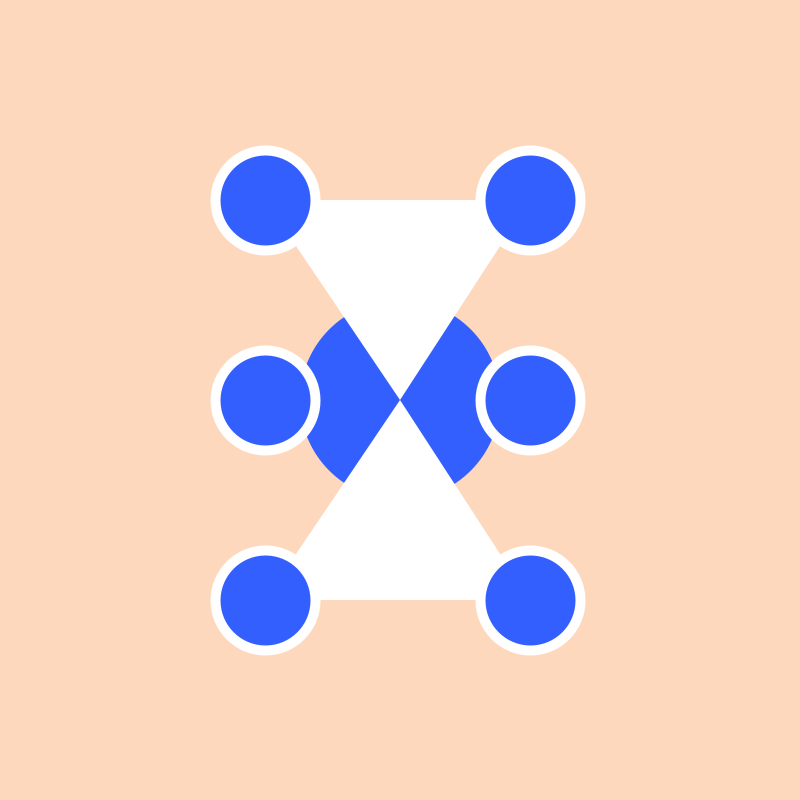
Frame 1 (no input)
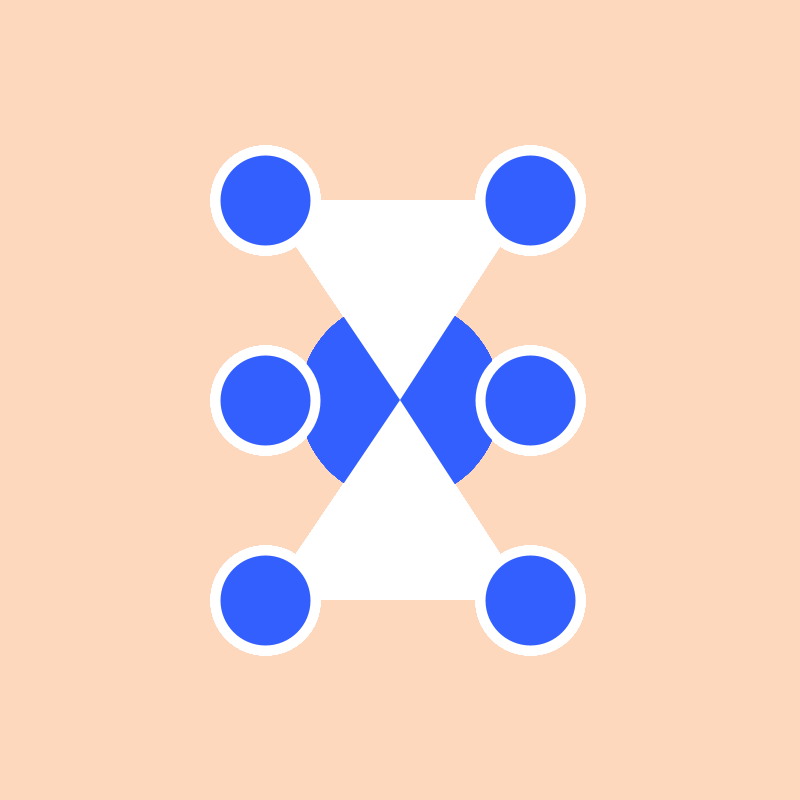
Frame 60 (the mouse pressed at the canvas centre just before this capture)
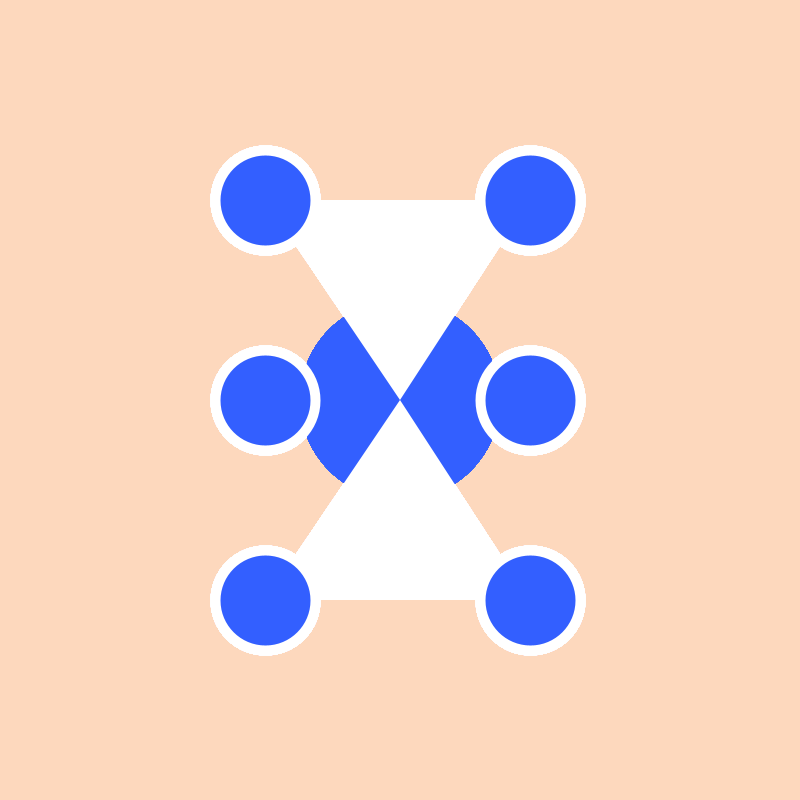
Frame 120 (the mouse held since frame 60 and released just before this capture)

The Processing sketch that drew these frames (run headless with seeded random() and noise(); from frame 60 on, the mouse is pressed at the canvas centre):

// Processing sketch: test_sketch
// ── test_sketch.pde
void setup() {

  size (800, 800);
  background (253, 216, 189);
}

void draw() {
  noStroke(); 
  fill (51, 95, 255); 
  ellipse (400, 400, 200, 200); 

  noStroke(); 
  fill(255); 
  triangle (265, 200, 530, 200, 400, 400); 


  triangle (265, 600, 530, 600, 400, 400); 



  fill (51, 95, 255); 
  stroke (255); 
  strokeWeight (10); 

  ellipse ( 265, 200, 100, 100); 
  ellipse ( 530, 200, 100, 100); 
  ellipse ( 265, 600, 100, 100); 
  ellipse ( 530, 600, 100, 100); 

  ellipse ( 265, 400, 100, 100); 
  ellipse ( 530, 400, 100, 100);
}
